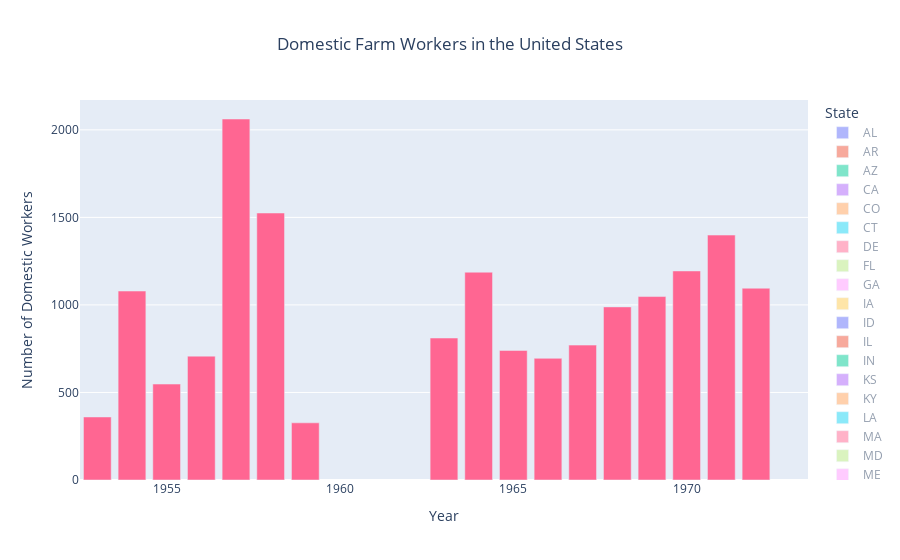

This figure's notebook cell:
### Markdown cell above
While the reported data for the Bracero workers showed the most inconsistencies, with the other data categories, there are many states that do not have data for all of the years shown. For instance, with the domestic data, there are years where West Virginia (and likely others) do not have any data whatsoever. This indicates potential inconsistencies in reporting, something that not only skews the final data and appearance of graphs but also brings up questions regarding the validity of the numbers that *were* collected.

### Code cell
domesticfig.show()

### Figure 1 — Plotly figure (JSON) as saved in the notebook; plotly's stock layout.template omitted (floating-point values rounded to 4 significant figures)
{"data": [{"alignmentgroup": "True", "hovertemplate": "State=AL<br>Year=%{x}<br>Number of Domestic Workers=%{y}<extra></extra>", "legendgroup": "AL", "marker": {"color": "#636efa", "pattern": {"shape": ""}}, "name": "AL", "offsetgroup": "AL", "orientation": "v", "showlegend": true, "textposition": "auto", "type": "bar", "visible": "legendonly", "x": [1953, 1954, 1955, 1956, 1957, 1958, 1959, 1960, 1961, 1962, 1963, 1964, 1965, 1966, 1967, 1968, 1969, 1970, 1971, 1972, 1973], "xaxis": "x", "y": [21920.0, 22320.0, 25190.0, 20194, 12869, 10240.0, 14880.0, 13390.0, 12560.0, 11130.0, 10860.0, 9416.0, 8211.0, 6148.0, 5924.0, 5372.0, 6130, 7017.0, 7128.0, 6306.0, 6173.0], "yaxis": "y"}, {"alignmentgroup": "True", "hovertemplate": "State=AR<br>Year=%{x}<br>Number of Domestic Workers=%{y}<extra></extra>", "legendgroup": "AR", "marker": {"color": "#EF553B", "pattern": {"shape": ""}}, "name": "AR", "offsetgroup": "AR", "orientation": "v", "showlegend": true, "textposition": "auto", "type": "bar", "visible": "legendonly", "x": [1953, 1954, 1955, 1956, 1957, 1958, 1959, 1960, 1961, 1962, 1963, 1964, 1965, 1966, 1967, 1968, 1969, 1970, 1971, 1972, 1973], "xaxis": "x", "y": [29170.0, 31110.0, 39060.0, 29530.0, 34854, 33950.0, 39561, 39740.0, 34670.0, 29220.0, 28420.0, 26590.0, 21460.0, 13630.0, 8874.0, 7071.0, 5146.0, 4442.0, 4529.0, 5354.0, 4575], "yaxis": "y"}, {"alignmentgroup": "True", "hovertemplate": "State=AZ<br>Year=%{x}<br>Number of Domestic Workers=%{y}<extra></extra>", "legendgroup": "AZ", "marker": {"color": "#00cc96", "pattern": {"shape": ""}}, "name": "AZ", "offsetgroup": "AZ", "orientation": "v", "showlegend": true, "textposition": "auto", "type": "bar", "visible": "legendonly", "x": [1953, 1954, 1955, 1956, 1957, 1958, 1959, 1960, 1961, 1962, 1963, 1964, 1965, 1966, 1967, 1968, 1969, 1970, 1971, 1972, 1973], "xaxis": "x", "y": [20100.0, 19640.0, 17560.0, 19300.0, 17840.0, 19573, 16930.0, 15640.0, 13180.0, 13100.0, 13360.0, 14110.0, 15890.0, 16360.0, 16170.0, 16180.0, 15850.0, 14314, 14920.0, 14950.0, 14870.0], "yaxis": "y"}, {"alignmentgroup": "True", "hovertemplate": "State=CA<br>Year=%{x}<br>Number of Domestic Workers=%{y}<extra></extra>", "legendgroup": "CA", "marker": {"color": "#ab63fa", "pattern": {"shape": ""}}, "name": "CA", "offsetgroup": "CA", "orientation": "v", "showlegend": true, "textposition": "auto", "type": "bar", "visible": "legendonly", "x": [1953, 1954, 1955, 1956, 1957, 1958, 1959, 1960, 1961, 1962, 1963, 1964, 1965, 1966, 1967, 1968, 1969, 1970, 1971, 1972, 1973], "xaxis": "x", "y": [143920, 150900.0, 157800, 150400.0, 149500.0, 151550, 148900.0, 145700.0, 147300.0, 123900.0, 98890.0, 103100.0, 121300.0, 120470, 119618, 118100.0, 115700.0, 125800.0, 113800.0, 108400.0, 100900.0], "yaxis": "y"}, {"alignmentgroup": "True", "hovertemplate": "State=CO<br>Year=%{x}<br>Number of Domestic Workers=%{y}<extra></extra>", "legendgroup": "CO", "marker": {"color": "#FFA15A", "pattern": {"shape": ""}}, "name": "CO", "offsetgroup": "CO", "orientation": "v", "showlegend": true, "textposition": "auto", "type": "bar", "visible": "legendonly", "x": [1953, 1954, 1955, 1956, 1957, 1958, 1959, 1960, 1961, 1962, 1963, 1964, 1965, 1966, 1967, 1968, 1969, 1970, 1971, 1972, 1973], "xaxis": "x", "y": [16850.0, 14310.0, 14888, 14120, 14310.0, 14230.0, 14450.0, 12530.0, 11610.0, 10380.0, 8510.0, 8265.0, 10500.0, 9485.0, 9409.0, 7872.0, 7684.0, 6676.0, 5930.0, 5501.0, 4596], "yaxis": "y"}, {"alignmentgroup": "True", "hovertemplate": "State=CT<br>Year=%{x}<br>Number of Domestic Workers=%{y}<extra></extra>", "legendgroup": "CT", "marker": {"color": "#19d3f3", "pattern": {"shape": ""}}, "name": "CT", "offsetgroup": "CT", "orientation": "v", "showlegend": true, "textposition": "auto", "type": "bar", "visible": "legendonly", "x": [1953, 1954, 1955, 1956, 1957, 1958, 1959, 1960, 1961, 1962, 1963, 1964, 1965, 1966, 1967, 1968, 1969, 1970, 1971, 1972, 1973], "xaxis": "x", "y": [7250.0, 5951.0, 6639.0, 5661.0, 5334.0, 5522.0, 6510, 5927.0, 6024.0, 6088.0, 5812.0, 6172.0, 6635, 5653.0, 5519, 4633.0, 4364.0, 4593.0, 3399.0, 3016.0, 2894.0], "yaxis": "y"}, {"alignmentgroup": "True", "hovertemplate": "State=DE<br>Year=%{x}<br>Number of Domestic Workers=%{y}<extra></extra>", "legendgroup": "DE", "marker": {"color": "#FF6692", "pattern": {"shape": ""}}, "name": "DE", "offsetgroup": "DE", "orientation": "v", "showlegend": true, "textposition": "auto", "type": "bar", "visible": "legendonly", "x": [1953, 1954, 1955, 1956, 1957, 1958, 1959, 1960, 1961, 1962, 1963, 1964, 1965, 1966, 1967, 1968, 1969, 1970, 1971, 1972, 1973], "xaxis": "x", "y": [1616.0, 1362.0, 1522.0, 1981.0, 1740.0, 1680.0, 2444.0, 1766.0, 1867.0, 3234, 3221.0, 2757.0, 2973.0, 2917.0, 3198.0, 3205, 3276.0, 2968.0, 2496.0, 2550, 2502], "yaxis": "y"}, {"alignmentgroup": "True", "hovertemplate": "State=FL<br>Year=%{x}<br>Number of Domestic Workers=%{y}<extra></extra>", "legendgroup": "FL", "marker": {"color": "#B6E880", "pattern": {"shape": ""}}, "name": "FL", "offsetgroup": "FL", "orientation": "v", "showlegend": true, "textposition": "auto", "type": "bar", "visible": "legendonly", "x": [1953, 1954, 1955, 1956, 1957, 1958, 1959, 1960, 1961, 1962, 1963, 1964, 1965, 1966, 1967, 1968, 1969, 1970, 1971, 1972, 1973], "xaxis": "x", "y": [29530.0, 22640.0, 30330.0, 31000.0, 33900.0, 34220.0, 29930.0, 31010.0, 29610.0, 36140.0, 44930.0, 45000.0, 51000.0, 50440.0, 49470.0, 48760.0, 49410.0, 47140.0, 50930.0, 51100.0, 60550.0], "yaxis": "y"}, {"alignmentgroup": "True", "hovertemplate": "State=GA<br>Year=%{x}<br>Number of Domestic Workers=%{y}<extra></extra>", "legendgroup": "GA", "marker": {"color": "#FF97FF", "pattern": {"shape": ""}}, "name": "GA", "offsetgroup": "GA", "orientation": "v", "showlegend": true, "textposition": "auto", "type": "bar", "visible": "legendonly", "x": [1953, 1954, 1955, 1956, 1957, 1958, 1959, 1960, 1961, 1962, 1963, 1964, 1965, 1966, 1967, 1968, 1969, 1970, 1971, 1972, 1973], "xaxis": "x", "y": [19560.0, 13230.0, 13240.0, 16080.0, 15920.0, 29400.0, 33623, 35470.0, 28710.0, 30670.0, 28850.0, 23960.0, 22580.0, 21690.0, 22090.0, 22510.0, 24390.0, 23970.0, 26560.0, 26020.0, 23752], "yaxis": "y"}, {"alignmentgroup": "True", "hovertemplate": "State=IA<br>Year=%{x}<br>Number of Domestic Workers=%{y}<extra></extra>", "legendgroup": "IA", "marker": {"color": "#FECB52", "pattern": {"shape": ""}}, "name": "IA", "offsetgroup": "IA", "orientation": "v", "showlegend": true, "textposition": "auto", "type": "bar", "visible": "legendonly", "x": [1953, 1954, 1955, 1956, 1957, 1958, 1959, 1960, 1961, 1962, 1963, 1964, 1965, 1966, 1967, 1968, 1969, 1970, 1971, 1972, 1973], "xaxis": "x", "y": [482.3, 3496.0, 2659.0, 2699, 938.3, 3472.0, 4942.0, 3600.0, 5882, 8270.0, 7309.0, 12230.0, 13809, 8703.0, 7785.0, 8602.0, 10480.0, 5511.0, 9059.0, 8393.0, 8868], "yaxis": "y"}, {"alignmentgroup": "True", "hovertemplate": "State=ID<br>Year=%{x}<br>Number of Domestic Workers=%{y}<extra></extra>", "legendgroup": "ID", "marker": {"color": "#636efa", "pattern": {"shape": ""}}, "name": "ID", "offsetgroup": "ID", "orientation": "v", "showlegend": true, "textposition": "auto", "type": "bar", "visible": "legendonly", "x": [1953, 1954, 1955, 1956, 1957, 1958, 1959, 1960, 1961, 1962, 1963, 1964, 1965, 1966, 1967, 1968, 1969, 1970, 1971, 1972, 1973], "xaxis": "x", "y": [8990.0, 13890.0, 11950.0, 11080.0, 13280.0, 11500.0, 12080.0, 10530.0, 13060.0, 12870.0, 11520.0, 9905.0, 9444.0, 9365, 11170.0, 8152.0, 8251.0, 8618.0, 8327.0, 7380.0, 7002], "yaxis": "y"}, {"alignmentgroup": "True", "hovertemplate": "State=IL<br>Year=%{x}<br>Number of Domestic Workers=%{y}<extra></extra>", "legendgroup": "IL", "marker": {"color": "#EF553B", "pattern": {"shape": ""}}, "name": "IL", "offsetgroup": "IL", "orientation": "v", "showlegend": true, "textposition": "auto", "type": "bar", "visible": "legendonly", "x": [1953, 1954, 1955, 1956, 1957, 1958, 1959, 1960, 1961, 1962, 1963, 1964, 1965, 1966, 1967, 1968, 1969, 1970, 1971, 1972, 1973], "xaxis": "x", "y": [4513.0, 5433.0, 5684.0, 6394.0, 7707.0, 6091, 8050.0, 6434.0, 6232, 6811.0, 5611.0, 5917.0, 5825.0, 5319.0, 6020.0, 4508.0, 4810.0, 3980.0, 5989.0, 5070.0, 5006], "yaxis": "y"}, {"alignmentgroup": "True", "hovertemplate": "State=IN<br>Year=%{x}<br>Number of Domestic Workers=%{y}<extra></extra>", "legendgroup": "IN", "marker": {"color": "#00cc96", "pattern": {"shape": ""}}, "name": "IN", "offsetgroup": "IN", "orientation": "v", "showlegend": true, "textposition": "auto", "type": "bar", "visible": "legendonly", "x": [1953, 1954, 1955, 1956, 1957, 1958, 1959, 1960, 1961, 1962, 1963, 1964, 1965, 1966, 1967, 1968, 1969, 1970, 1971, 1972, 1973], "xaxis": "x", "y": [5340.0, 4436.0, 3919.0, 4442.0, 4577.0, 3745.0, 5087.0, 4097.0, 3927.0, 5540.0, 4914.0, 3552.0, 4166.0, 4603.0, 5498.0, 4651.0, 3862.0, 4340.0, 4919.0, 3650.0, 2352.0], "yaxis": "y"}, {"alignmentgroup": "True", "hovertemplate": "State=KS<br>Year=%{x}<br>Number of Domestic Workers=%{y}<extra></extra>", "legendgroup": "KS", "marker": {"color": "#ab63fa", "pattern": {"shape": ""}}, "name": "KS", "offsetgroup": "KS", "orientation": "v", "showlegend": true, "textposition": "auto", "type": "bar", "visible": "legendonly", "x": [1953, 1954, 1955, 1956, 1957, 1958, 1959, 1960, 1961, 1962, 1963, 1964, 1965, 1966, 1967, 1968, 1969, 1970, 1971, 1972, 1973], "xaxis": "x", "y": [6692.0, 6188.0, 11390.0, 10630.0, 13100.0, 21040.0, 23190.0, 19900.0, 16633, 16847, 16170.0, 14950.0, 15040.0, 12700.0, 9604.0, 7944.0, 8433.0, 7996.0, 8495, 9171.0, 8706.0], "yaxis": "y"}, {"alignmentgroup": "True", "hovertemplate": "State=KY<br>Year=%{x}<br>Number of Domestic Workers=%{y}<extra></extra>", "legendgroup": "KY", "marker": {"color": "#FFA15A", "pattern": {"shape": ""}}, "name": "KY", "offsetgroup": "KY", "orientation": "v", "showlegend": true, "textposition": "auto", "type": "bar", "visible": "legendonly", "x": [1953, 1954, 1955, 1956, 1957, 1958, 1959, 1960, 1961, 1962, 1963, 1964, 1965, 1966, 1967, 1968, 1969, 1970, 1971, 1972, 1973], "xaxis": "x", "y": [8076.0, 8306.0, 9940, 10980.0, 11780.0, 12170.0, 12370.0, 11140.0, 12190.0, 10920.0, 13810.0, 18890.0, 19430.0, 19020.0, 19004, 15130.0, 15470.0, 15180.0, 14810.0, 17230.0, 13020.0], "yaxis": "y"}, {"alignmentgroup": "True", "hovertemplate": "State=LA<br>Year=%{x}<br>Number of Domestic Workers=%{y}<extra></extra>", "legendgroup": "LA", "marker": {"color": "#19d3f3", "pattern": {"shape": ""}}, "name": "LA", "offsetgroup": "LA", "orientation": "v", "showlegend": true, "textposition": "auto", "type": "bar", "visible": "legendonly", "x": [1953, 1954, 1955, 1956, 1957, 1958, 1959, 1960, 1961, 1962, 1963, 1964, 1965, 1966, 1967, 1968, 1969, 1970, 1971, 1972, 1973], "xaxis": "x", "y": [11930.0, 13460.0, 14280.0, 14250.0, 12650.0, 12900, 19000.0, 17490.0, 17750.0, 16190.0, 10460.0, 9760.0, 8308.0, 5908.0, 4528.0, 3373.0, 2744.0, 4185, 3304.0, 3098.0, 1821.0], "yaxis": "y"}, {"alignmentgroup": "True", "hovertemplate": "State=MA<br>Year=%{x}<br>Number of Domestic Workers=%{y}<extra></extra>", "legendgroup": "MA", "marker": {"color": "#FF6692", "pattern": {"shape": ""}}, "name": "MA", "offsetgroup": "MA", "orientation": "v", "showlegend": true, "textposition": "auto", "type": "bar", "visible": "legendonly", "x": [1953, 1954, 1955, 1956, 1957, 1958, 1959, 1960, 1961, 1962, 1963, 1964, 1965, 1966, 1967, 1968, 1969, 1970, 1971, 1972, 1973], "xaxis": "x", "y": [8238, 8649.0, 10330.0, 9182.0, 8503.0, 7910, 7430.0, 8390.0, 8394.0, 8110.0, 5496.0, 5259.0, 5665.0, 6609.0, 6981.0, 5736.0, 5240.0, 5496.0, 3884.0, 3561.0, 3644.0], "yaxis": "y"}, {"alignmentgroup": "True", "hovertemplate": "State=MD<br>Year=%{x}<br>Number of Domestic Workers=%{y}<extra></extra>", "legendgroup": "MD", "marker": {"color": "#B6E880", "pattern": {"shape": ""}}, "name": "MD", "offsetgroup": "MD", "orientation": "v", "showlegend": true, "textposition": "auto", "type": "bar", "visible": "legendonly", "x": [1953, 1954, 1955, 1956, 1957, 1958, 1959, 1960, 1961, 1962, 1963, 1964, 1965, 1966, 1967, 1968, 1969, 1970, 1971, 1972, 1973], "xaxis": "x", "y": [5708.0, 5253.0, 6813.0, 5264.0, 5585.0, 5261, 5890.0, 6270, 6215.0, 5495.0, 5411, 5523.0, 5080, 3797.0, 4066, 4181.0, 3707.0, 3612.0, 3349, 3456.0, 2534.0], "yaxis": "y"}, {"alignmentgroup": "True", "hovertemplate": "State=ME<br>Year=%{x}<br>Number of Domestic Workers=%{y}<extra></extra>", "legendgroup": "ME", "marker": {"color": "#FF97FF", "pattern": {"shape": ""}}, "name": "ME", "offsetgroup": "ME", "orientation": "v", "showlegend": true, "textposition": "auto", "type": "bar", "visible": "legendonly", "x": [1953, 1954, 1955, 1956, 1957, 1958, 1959, 1960, 1961, 1962, 1963, 1964, 1965, 1966, 1967, 1968, 1969, 1970, 1971, 1972, 1973], "xaxis": "x", "y": [13354, 15100.0, 10870.0, 15580.0, 13140.0, 11010.0, 11640.0, 10110.0, 9436.0, 9163, 8848, 7265.0, 10170.0, 5331.0, 8131.0, 4128.0, 5766.0, 5302.0, 2918, 3441.0, 2554.0], "yaxis": "y"}, {"alignmentgroup": "True", "hovertemplate": "State=MI<br>Year=%{x}<br>Number of Domestic Workers=%{y}<extra></extra>", "legendgroup": "MI", "marker": {"color": "#FECB52", "pattern": {"shape": ""}}, "name": "MI", "offsetgroup": "MI", "orientation": "v", "showlegend": true, "textposition": "auto", "type": "bar", "visible": "legendonly", "x": [1953, 1954, 1955, 1956, 1957, 1958, 1959, 1960, 1961, 1962, 1963, 1964, 1965, 1966, 1967, 1968, 1969, 1970, 1971, 1972, 1973], "xaxis": "x", "y": [26060.0, 30730.0, 32110.0, 31600.0, 35720.0, 35370.0, 37020.0, 38970.0, 34997, 37353, 25200.0, 28340.0, 31370.0, 28020.0, 35160.0, 27160.0, 25790.0, 22860.0, 18990.0, 15600.0, 12525], "yaxis": "y"}, {"alignmentgroup": "True", "hovertemplate": "State=MN<br>Year=%{x}<br>Number of Domestic Workers=%{y}<extra></extra>", "legendgroup": "MN", "marker": {"color": "#636efa", "pattern": {"shape": ""}}, "name": "MN", "offsetgroup": "MN", "orientation": "v", "showlegend": true, "textposition": "auto", "type": "bar", "visible": "legendonly", "x": [1953, 1954, 1955, 1956, 1957, 1958, 1959, 1960, 1961, 1962, 1963, 1964, 1965, 1966, 1967, 1968, 1969, 1970, 1971, 1972, 1973], "xaxis": "x", "y": [15150.0, 4578.0, 5292.0, 5216.0, 5970.0, 5289.0, 5654, 4619.0, 5434.0, 5384.0, 5499.0, 5767.0, 4585.0, 4472.0, 5096.0, 5201.0, 4311.0, 3439.0, 3587.0, null, 3945], "yaxis": "y"}, {"alignmentgroup": "True", "hovertemplate": "State=MO<br>Year=%{x}<br>Number of Domestic Workers=%{y}<extra></extra>", "legendgroup": "MO", "marker": {"color": "#EF553B", "pattern": {"shape": ""}}, "name": "MO", "offsetgroup": "MO", "orientation": "v", "showlegend": true, "textposition": "auto", "type": "bar", "visible": "legendonly", "x": [1953, 1954, 1955, 1956, 1957, 1958, 1959, 1960, 1961, 1962, 1963, 1964, 1965, 1966, 1967, 1968, 1969, 1970, 1971, 1972, 1973], "xaxis": "x", "y": [22100, 25670.0, 20692, 25170.0, 20750.0, 15920.0, 27340.0, 14494, 7148.0, 9843.0, 7824.0, 8938, 6703.0, 2546.0, 2281.0, 1576.0, 2653.0, 2390.0, 2827.0, 2322.0, 1949.0], "yaxis": "y"}, {"alignmentgroup": "True", "hovertemplate": "State=MS<br>Year=%{x}<br>Number of Domestic Workers=%{y}<extra></extra>", "legendgroup": "MS", "marker": {"color": "#00cc96", "pattern": {"shape": ""}}, "name": "MS", "offsetgroup": "MS", "orientation": "v", "showlegend": true, "textposition": "auto", "type": "bar", "visible": "legendonly", "x": [1953, 1954, 1955, 1956, 1957, 1958, 1959, 1960, 1961, 1962, 1963, 1964, 1965, 1966, 1967, 1968, 1969, 1970, 1971, 1972, 1973], "xaxis": "x", "y": [4740.0, 11490.0, 9693, 11300.0, 15840.0, 11570.0, 14389, 26410.0, 25240.0, 21120.0, 26630.0, 20990.0, 17100.0, 16120.0, 5108.0, 9798.0, 9663, 8819.0, 5298, null, null], "yaxis": "y"}, {"alignmentgroup": "True", "hovertemplate": "State=MT<br>Year=%{x}<br>Number of Domestic Workers=%{y}<extra></extra>", "legendgroup": "MT", "marker": {"color": "#ab63fa", "pattern": {"shape": ""}}, "name": "MT", "offsetgroup": "MT", "orientation": "v", "showlegend": true, "textposition": "auto", "type": "bar", "visible": "legendonly", "x": [1953, 1954, 1955, 1956, 1957, 1958, 1959, 1960, 1961, 1962, 1963, 1964, 1965, 1966, 1967, 1968, 1969, 1970, 1971, 1972, 1973], "xaxis": "x", "y": [6980.0, 8379.0, 6724.0, 7564.0, 5583.0, 7284.0, 7288.0, 6383.0, 5695.0, 5596.0, 4393.0, 4784.0, 5306.0, 4975.0, 5447.0, 5332.0, 5631.0, 6342.0, 5037.0, 4928.0, 4461.0], "yaxis": "y"}, {"alignmentgroup": "True", "hovertemplate": "State=NC<br>Year=%{x}<br>Number of Domestic Workers=%{y}<extra></extra>", "legendgroup": "NC", "marker": {"color": "#FFA15A", "pattern": {"shape": ""}}, "name": "NC", "offsetgroup": "NC", "orientation": "v", "showlegend": true, "textposition": "auto", "type": "bar", "visible": "legendonly", "x": [1953, 1954, 1955, 1956, 1957, 1958, 1959, 1960, 1961, 1962, 1963, 1964, 1965, 1966, 1967, 1968, 1969, 1970, 1971, 1972, 1973], "xaxis": "x", "y": [10750, 16010.0, 17520.0, 19510.0, 20089, 41460.0, 56320.0, 58345, 71740.0, 70710.0, 60520.0, 96380.0, 92030.0, 83410.0, 88710.0, 76890.0, 72210.0, 88410.0, 65320.0, 65690.0, 56740.0], "yaxis": "y"}, {"alignmentgroup": "True", "hovertemplate": "State=ND<br>Year=%{x}<br>Number of Domestic Workers=%{y}<extra></extra>", "legendgroup": "ND", "marker": {"color": "#19d3f3", "pattern": {"shape": ""}}, "name": "ND", "offsetgroup": "ND", "orientation": "v", "showlegend": true, "textposition": "auto", "type": "bar", "visible": "legendonly", "x": [1953, 1954, 1955, 1956, 1957, 1958, 1959, 1960, 1961, 1962, 1963, 1964, 1965, 1966, 1967, 1968, 1969, 1970, 1971, 1972, 1973], "xaxis": "x", "y": [6176.0, 6949.0, 8775.0, 8050.0, 9305.0, 9786.0, 10460.0, 9781.0, 8634.0, 9437.0, 8576.0, 8436.0, 8941.0, 8322.0, 7922.0, 7893.0, 7361.0, 6782.0, 6101.0, 5166.0, 4749.0], "yaxis": "y"}, {"alignmentgroup": "True", "hovertemplate": "State=NE<br>Year=%{x}<br>Number of Domestic Workers=%{y}<extra></extra>", "legendgroup": "NE", "marker": {"color": "#FF6692", "pattern": {"shape": ""}}, "name": "NE", "offsetgroup": "NE", "orientation": "v", "showlegend": true, "textposition": "auto", "type": "bar", "visible": "legendonly", "x": [1953, 1954, 1955, 1956, 1957, 1958, 1959, 1960, 1961, 1962, 1963, 1964, 1965, 1966, 1967, 1968, 1969, 1970, 1971, 1972, 1973], "xaxis": "x", "y": [2190, 2708, 1553.0, 1970.0, 1623.0, 4055.0, 4992.0, 5036.0, 4813.0, 3677.0, 3534.0, 3203.0, 4069.0, 3172.0, 5354.0, 5046.0, 4238, 4529, 6810.0, 5747, 6861], "yaxis": "y"}, {"alignmentgroup": "True", "hovertemplate": "State=NH<br>Year=%{x}<br>Number of Domestic Workers=%{y}<extra></extra>", "legendgroup": "NH", "marker": {"color": "#B6E880", "pattern": {"shape": ""}}, "name": "NH", "offsetgroup": "NH", "orientation": "v", "showlegend": true, "textposition": "auto", "type": "bar", "visible": "legendonly", "x": [1953, 1954, 1955, 1956, 1957, 1958, 1959, 1960, 1961, 1962, 1963, 1964, 1965, 1966, 1967, 1968, 1969, 1970, 1971, 1972, 1973], "xaxis": "x", "y": [1111.0, null, null, 1631, 1701.0, 1844.0, 1695.0, 1498.0, 1744.0, 1655.0, 1559, 1312.0, 1209.0, 1133.0, 1190, 1033.0, 949.8, 1038.0, 890.3, 894, 672.5], "yaxis": "y"}, {"alignmentgroup": "True", "hovertemplate": "State=NJ<br>Year=%{x}<br>Number of Domestic Workers=%{y}<extra></extra>", "legendgroup": "NJ", "marker": {"color": "#FF97FF", "pattern": {"shape": ""}}, "name": "NJ", "offsetgroup": "NJ", "orientation": "v", "showlegend": true, "textposition": "auto", "type": "bar", "visible": "legendonly", "x": [1953, 1954, 1955, 1956, 1957, 1958, 1959, 1960, 1961, 1962, 1963, 1964, 1965, 1966, 1967, 1968, 1969, 1970, 1971, 1972, 1973], "xaxis": "x", "y": [7004.0, 7566.0, 5946.0, 5893.0, 5582.0, 6576.0, 9751.0, 8915.0, 8603.0, 13780.0, 13080.0, 13643, 13350.0, 12610.0, 13530.0, 11200.0, 9773.0, 10345, 10150.0, 9469.0, 8441.0], "yaxis": "y"}, {"alignmentgroup": "True", "hovertemplate": "State=NM<br>Year=%{x}<br>Number of Domestic Workers=%{y}<extra></extra>", "legendgroup": "NM", "marker": {"color": "#FECB52", "pattern": {"shape": ""}}, "name": "NM", "offsetgroup": "NM", "orientation": "v", "showlegend": true, "textposition": "auto", "type": "bar", "visible": "legendonly", "x": [1953, 1954, 1955, 1956, 1957, 1958, 1959, 1960, 1961, 1962, 1963, 1964, 1965, 1966, 1967, 1968, 1969, 1970, 1971, 1972, 1973], "xaxis": "x", "y": [8326.0, 4039.0, 3803.0, 2701.0, 2849.0, 2647.0, 2560.0, 2415.0, 2321.0, 2317.0, 1852.0, 1614.0, 2062.0, 1185.0, 948.7, 994.9, 1295, 996.1, 1055, 1029.0, 1302.0], "yaxis": "y"}, {"alignmentgroup": "True", "hovertemplate": "State=NV<br>Year=%{x}<br>Number of Domestic Workers=%{y}<extra></extra>", "legendgroup": "NV", "marker": {"color": "#636efa", "pattern": {"shape": ""}}, "name": "NV", "offsetgroup": "NV", "orientation": "v", "showlegend": true, "textposition": "auto", "type": "bar", "visible": "legendonly", "x": [1953, 1954, 1955, 1956, 1957, 1958, 1959, 1960, 1961, 1962, 1963, 1964, 1965, 1966, 1967, 1968, 1969, 1970, 1971, 1972, 1973], "xaxis": "x", "y": [109, 588.6, 803.2, 646.8, 530.4, 682, 578.9, 583.4, 595.7, 324.2, 168.9, null, 221.8, null, 200, null, 516.7, 425, null, null, null], "yaxis": "y"}, {"alignmentgroup": "True", "hovertemplate": "State=NY<br>Year=%{x}<br>Number of Domestic Workers=%{y}<extra></extra>", "legendgroup": "NY", "marker": {"color": "#EF553B", "pattern": {"shape": ""}}, "name": "NY", "offsetgroup": "NY", "orientation": "v", "showlegend": true, "textposition": "auto", "type": "bar", "visible": "legendonly", "x": [1953, 1954, 1955, 1956, 1957, 1958, 1959, 1960, 1961, 1962, 1963, 1964, 1965, 1966, 1967, 1968, 1969, 1970, 1971, 1972, 1973], "xaxis": "x", "y": [22900.0, 21370.0, 21180.0, 18780.0, 19900.0, 19490.0, 20140.0, 18970.0, 19450.0, 18090.0, 18280.0, 18940.0, 16000.0, 16110.0, 17800.0, 13170.0, 12430.0, 11340.0, 10690.0, 8988, 6692.0], "yaxis": "y"}, {"alignmentgroup": "True", "hovertemplate": "State=OH<br>Year=%{x}<br>Number of Domestic Workers=%{y}<extra></extra>", "legendgroup": "OH", "marker": {"color": "#00cc96", "pattern": {"shape": ""}}, "name": "OH", "offsetgroup": "OH", "orientation": "v", "showlegend": true, "textposition": "auto", "type": "bar", "visible": "legendonly", "x": [1953, 1954, 1955, 1956, 1957, 1958, 1959, 1960, 1961, 1962, 1963, 1964, 1965, 1966, 1967, 1968, 1969, 1970, 1971, 1972, 1973], "xaxis": "x", "y": [11570.0, 9187.0, 13890.0, 11020.0, 12915, 17894, 20620.0, 20380.0, 20503, 22990.0, 21530.0, 22760.0, 25110.0, 21980.0, 23950.0, 22340.0, 20650.0, 20410.0, 20576, 19160.0, 14760.0], "yaxis": "y"}, {"alignmentgroup": "True", "hovertemplate": "State=OK<br>Year=%{x}<br>Number of Domestic Workers=%{y}<extra></extra>", "legendgroup": "OK", "marker": {"color": "#ab63fa", "pattern": {"shape": ""}}, "name": "OK", "offsetgroup": "OK", "orientation": "v", "showlegend": true, "textposition": "auto", "type": "bar", "visible": "legendonly", "x": [1953, 1954, 1955, 1956, 1957, 1958, 1959, 1960, 1961, 1962, 1963, 1964, 1965, 1966, 1967, 1968, 1969, 1970, 1971, 1972, 1973], "xaxis": "x", "y": [9836.0, 8348.0, 10530.0, 8958.0, 8884.0, 12690.0, 16657, 21250.0, 21490.0, 20210.0, 11610.0, 11360.0, 11130, 10350.0, 11890.0, 11430.0, 10160.0, 10910.0, 7768.0, 7530.0, 8139.0], "yaxis": "y"}, {"alignmentgroup": "True", "hovertemplate": "State=OR<br>Year=%{x}<br>Number of Domestic Workers=%{y}<extra></extra>", "legendgroup": "OR", "marker": {"color": "#FFA15A", "pattern": {"shape": ""}}, "name": "OR", "offsetgroup": "OR", "orientation": "v", "showlegend": true, "textposition": "auto", "type": "bar", "visible": "legendonly", "x": [1953, 1954, 1955, 1956, 1957, 1958, 1959, 1960, 1961, 1962, 1963, 1964, 1965, 1966, 1967, 1968, 1969, 1970, 1971, 1972, 1973], "xaxis": "x", "y": [23710.0, 36330.0, 27180.0, 27400.0, 28600.0, 27700.0, 31030.0, 30980.0, 28970.0, 31310.0, 23660.0, 21710.0, 21970.0, 23379, 22113, 17540.0, 19460.0, 22250.0, 14470.0, 13060.0, 13360.0], "yaxis": "y"}, {"alignmentgroup": "True", "hovertemplate": "State=PA<br>Year=%{x}<br>Number of Domestic Workers=%{y}<extra></extra>", "legendgroup": "PA", "marker": {"color": "#19d3f3", "pattern": {"shape": ""}}, "name": "PA", "offsetgroup": "PA", "orientation": "v", "showlegend": true, "textposition": "auto", "type": "bar", "visible": "legendonly", "x": [1953, 1954, 1955, 1956, 1957, 1958, 1959, 1960, 1961, 1962, 1963, 1964, 1965, 1966, 1967, 1968, 1969, 1970, 1971, 1972, 1973], "xaxis": "x", "y": [10460.0, 13085, 12303, 13800.0, 13050.0, 15340.0, 15820.0, 12640.0, 12620.0, 13570.0, 12720.0, 14080, 14559, 12320.0, 12180.0, 11910.0, 12320.0, 12210.0, 10950.0, 8426.0, 5699.0], "yaxis": "y"}, {"alignmentgroup": "True", "hovertemplate": "State=RI<br>Year=%{x}<br>Number of Domestic Workers=%{y}<extra></extra>", "legendgroup": "RI", "marker": {"color": "#FF6692", "pattern": {"shape": ""}}, "name": "RI", "offsetgroup": "RI", "orientation": "v", "showlegend": true, "textposition": "auto", "type": "bar", "visible": "legendonly", "x": [1953, 1954, 1955, 1956, 1957, 1958, 1959, 1960, 1961, 1962, 1963, 1964, 1965, 1966, 1967, 1968, 1969, 1970, 1971, 1972, 1973], "xaxis": "x", "y": [null, null, null, null, null, null, null, null, null, null, 271, 168, 168.7, 168, 40.5, 64, 66.67, null, null, null, null], "yaxis": "y"}, {"alignmentgroup": "True", "hovertemplate": "State=SC<br>Year=%{x}<br>Number of Domestic Workers=%{y}<extra></extra>", "legendgroup": "SC", "marker": {"color": "#B6E880", "pattern": {"shape": ""}}, "name": "SC", "offsetgroup": "SC", "orientation": "v", "showlegend": true, "textposition": "auto", "type": "bar", "visible": "legendonly", "x": [1953, 1954, 1955, 1956, 1957, 1958, 1959, 1960, 1961, 1962, 1963, 1964, 1965, 1966, 1967, 1968, 1969, 1970, 1971, 1972, 1973], "xaxis": "x", "y": [21390.0, 13300.0, 14980.0, 13750.0, 11830.0, 9666.0, 17330.0, 16370.0, 14960.0, 14280.0, 10840.0, 8028.0, 8713.0, 8062.0, 6870, 8212.0, 9611.0, 9597.0, 5706.0, 4535.0, 4346.0], "yaxis": "y"}, {"alignmentgroup": "True", "hovertemplate": "State=SD<br>Year=%{x}<br>Number of Domestic Workers=%{y}<extra></extra>", "legendgroup": "SD", "marker": {"color": "#FF97FF", "pattern": {"shape": ""}}, "name": "SD", "offsetgroup": "SD", "orientation": "v", "showlegend": true, "textposition": "auto", "type": "bar", "visible": "legendonly", "x": [1953, 1954, 1955, 1956, 1957, 1958, 1959, 1960, 1961, 1962, 1963, 1964, 1965, 1966, 1967, 1968, 1969, 1970, 1971, 1972, 1973], "xaxis": "x", "y": [210, 1518.0, 416, 403, 2355, 2470.0, 1573.0, 362.7, 374, 434.2, 388.3, 314.3, 2645, 2345, null, null, null, null, null, null, null], "yaxis": "y"}, {"alignmentgroup": "True", "hovertemplate": "State=TN<br>Year=%{x}<br>Number of Domestic Workers=%{y}<extra></extra>", "legendgroup": "TN", "marker": {"color": "#FECB52", "pattern": {"shape": ""}}, "name": "TN", "offsetgroup": "TN", "orientation": "v", "showlegend": true, "textposition": "auto", "type": "bar", "visible": "legendonly", "x": [1953, 1954, 1955, 1956, 1957, 1958, 1959, 1960, 1961, 1962, 1963, 1964, 1965, 1966, 1967, 1968, 1969, 1970, 1971, 1972, 1973], "xaxis": "x", "y": [12180.0, 12170.0, 27450.0, 25350.0, 24530.0, 17160.0, 23760.0, 24460.0, 20820.0, 21540.0, 18240.0, 17217, 17050.0, 11300.0, 10900.0, 18010.0, 17890.0, 18240.0, 23420.0, 29053, 30865], "yaxis": "y"}, {"alignmentgroup": "True", "hovertemplate": "State=TX<br>Year=%{x}<br>Number of Domestic Workers=%{y}<extra></extra>", "legendgroup": "TX", "marker": {"color": "#636efa", "pattern": {"shape": ""}}, "name": "TX", "offsetgroup": "TX", "orientation": "v", "showlegend": true, "textposition": "auto", "type": "bar", "visible": "legendonly", "x": [1953, 1954, 1955, 1956, 1957, 1958, 1959, 1960, 1961, 1962, 1963, 1964, 1965, 1966, 1967, 1968, 1969, 1970, 1971, 1972, 1973], "xaxis": "x", "y": [109600.0, 153900.0, 165300.0, 177400.0, 151700.0, 156411, 171000.0, 170700.0, 161996, 148500.0, 114900.0, 109300.0, 113000.0, 101600.0, 97840.0, 92760.0, 93600.0, 98270.0, 85870.0, 84930.0, 84440.0], "yaxis": "y"}, {"alignmentgroup": "True", "hovertemplate": "State=UT<br>Year=%{x}<br>Number of Domestic Workers=%{y}<extra></extra>", "legendgroup": "UT", "marker": {"color": "#EF553B", "pattern": {"shape": ""}}, "name": "UT", "offsetgroup": "UT", "orientation": "v", "showlegend": true, "textposition": "auto", "type": "bar", "visible": "legendonly", "x": [1953, 1954, 1955, 1956, 1957, 1958, 1959, 1960, 1961, 1962, 1963, 1964, 1965, 1966, 1967, 1968, 1969, 1970, 1971, 1972, 1973], "xaxis": "x", "y": [4588.0, 4455.0, 6647.0, 6640.0, 6727.0, 6589, 7864.0, 6013.0, 5710, 7476.0, 5778.0, 5458.0, 4442.0, 3839.0, 3982.0, 3448.0, 2883.0, 2160.0, 2220.0, 1667, 3908.0], "yaxis": "y"}, {"alignmentgroup": "True", "hovertemplate": "State=VA<br>Year=%{x}<br>Number of Domestic Workers=%{y}<extra></extra>", "legendgroup": "VA", "marker": {"color": "#00cc96", "pattern": {"shape": ""}}, "name": "VA", "offsetgroup": "VA", "orientation": "v", "showlegend": true, "textposition": "auto", "type": "bar", "visible": "legendonly", "x": [1953, 1954, 1955, 1956, 1957, 1958, 1959, 1960, 1961, 1962, 1963, 1964, 1965, 1966, 1967, 1968, 1969, 1970, 1971, 1972, 1973], "xaxis": "x", "y": [6883.0, 7296.0, 8280.0, 10460.0, 7363.0, 8890.0, 9929, 9967.0, 9822.0, 9438, 8690.0, 8974.0, 8116.0, 7472.0, 8940, 7267, 6935.0, 7323.0, 7173.0, 7106.0, 5607.0], "yaxis": "y"}, {"alignmentgroup": "True", "hovertemplate": "State=VT<br>Year=%{x}<br>Number of Domestic Workers=%{y}<extra></extra>", "legendgroup": "VT", "marker": {"color": "#ab63fa", "pattern": {"shape": ""}}, "name": "VT", "offsetgroup": "VT", "orientation": "v", "showlegend": true, "textposition": "auto", "type": "bar", "visible": "legendonly", "x": [1953, 1954, 1955, 1956, 1957, 1958, 1959, 1960, 1961, 1962, 1963, 1964, 1965, 1966, 1967, 1968, 1969, 1970, 1971, 1972, 1973], "xaxis": "x", "y": [2175, 1487.0, 1671, 1467.0, 1369, 1247.0, 1114, 810, 824, 897, 814.8, 855.4, 688, 432.8, 431.6, 317.4, 526.5, 337.5, 487, 309, null], "yaxis": "y"}, {"alignmentgroup": "True", "hovertemplate": "State=WA<br>Year=%{x}<br>Number of Domestic Workers=%{y}<extra></extra>", "legendgroup": "WA", "marker": {"color": "#FFA15A", "pattern": {"shape": ""}}, "name": "WA", "offsetgroup": "WA", "orientation": "v", "showlegend": true, "textposition": "auto", "type": "bar", "visible": "legendonly", "x": [1953, 1954, 1955, 1956, 1957, 1958, 1959, 1960, 1961, 1962, 1963, 1964, 1965, 1966, 1967, 1968, 1969, 1970, 1971, 1972, 1973], "xaxis": "x", "y": [25190.0, 31970.0, 29030.0, 21500.0, 26761, 25760.0, 26740.0, 29010.0, 25120.0, 25620.0, 17650.0, 19760.0, 20330.0, 20470.0, 22860.0, 18990.0, 21160.0, 26300.0, 21360.0, 18120.0, 25680.0], "yaxis": "y"}, {"alignmentgroup": "True", "hovertemplate": "State=WI<br>Year=%{x}<br>Number of Domestic Workers=%{y}<extra></extra>", "legendgroup": "WI", "marker": {"color": "#19d3f3", "pattern": {"shape": ""}}, "name": "WI", "offsetgroup": "WI", "orientation": "v", "showlegend": true, "textposition": "auto", "type": "bar", "visible": "legendonly", "x": [1953, 1954, 1955, 1956, 1957, 1958, 1959, 1960, 1961, 1962, 1963, 1964, 1965, 1966, 1967, 1968, 1969, 1970, 1971, 1972, 1973], "xaxis": "x", "y": [6441.0, 7780.0, 8077.0, 8313.0, 7544.0, 6649.0, 7189.0, 6657.0, 6772.0, 5078.0, 5551, 5359.0, 5032.0, 5237.0, 5062.0, 5072.0, 3844.0, 4525.0, 3637, 3255.0, 1472.0], "yaxis": "y"}, {"alignmentgroup": "True", "hovertemplate": "State=WV<br>Year=%{x}<br>Number of Domestic Workers=%{y}<extra></extra>", "legendgroup": "WV", "marker": {"color": "#FF6692", "pattern": {"shape": ""}}, "name": "WV", "offsetgroup": "WV", "orientation": "v", "showlegend": true, "textposition": "auto", "type": "bar", "visible": true, "x": [1953, 1954, 1955, 1956, 1957, 1958, 1959, 1960, 1961, 1962, 1963, 1964, 1965, 1966, 1967, 1968, 1969, 1970, 1971, 1972, 1973], "xaxis": "x", "y": [360, 1079.0, 548, 707.5, 2062, 1525, 326.5, null, null, null, 811, 1187, 740, 695, 770.5, 988.6, 1048.0, 1194, 1399, 1096.0, null], "yaxis": "y"}, {"alignmentgroup": "True", "hovertemplate": "State=WY<br>Year=%{x}<br>Number of Domestic Workers=%{y}<extra></extra>", "legendgroup": "WY", "marker": {"color": "#B6E880", "pattern": {"shape": ""}}, "name": "WY", "offsetgroup": "WY", "orientation": "v", "showlegend": true, "textposition": "auto", "type": "bar", "visible": "legendonly", "x": [1953, 1954, 1955, 1956, 1957, 1958, 1959, 1960, 1961, 1962, 1963, 1964, 1965, 1966, 1967, 1968, 1969, 1970, 1971, 1972, 1973], "xaxis": "x", "y": [4408.0, 4034.0, 1735.0, 2972.0, 3049.0, 2722.0, 2730.0, 2556.0, 2868, 3165.0, 3291.0, 2897.0, 3396.0, 3057.0, 3548.0, 3644.0, 3391.0, 2558.0, 1544.0, 1400.0, 1573.0], "yaxis": "y"}], "layout": {"autosize": true, "barmode": "relative", "legend": {"title": {"text": "State"}, "tracegroupgap": 0}, "title": {"text": "Domestic Farm Workers in the United States", "x": 0.5, "xanchor": "center"}, "xaxis": {"anchor": "y", "autorange": true, "domain": [0, 1], "range": [1952.0, 1974.0], "title": {"text": "Year"}, "type": "linear"}, "yaxis": {"anchor": "x", "autorange": true, "domain": [0, 1], "range": [0, 2171.0], "title": {"text": "Number of Domestic Workers"}, "type": "linear"}}}
